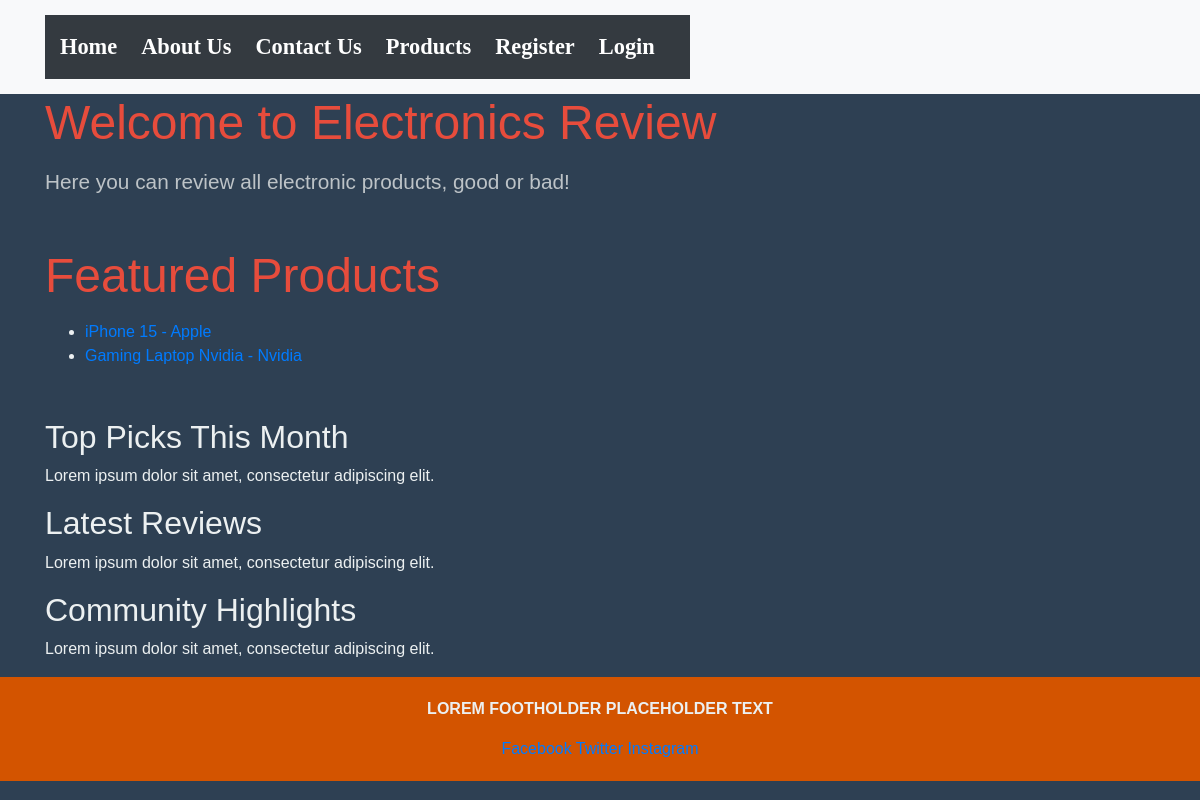
The app's page /, older data.
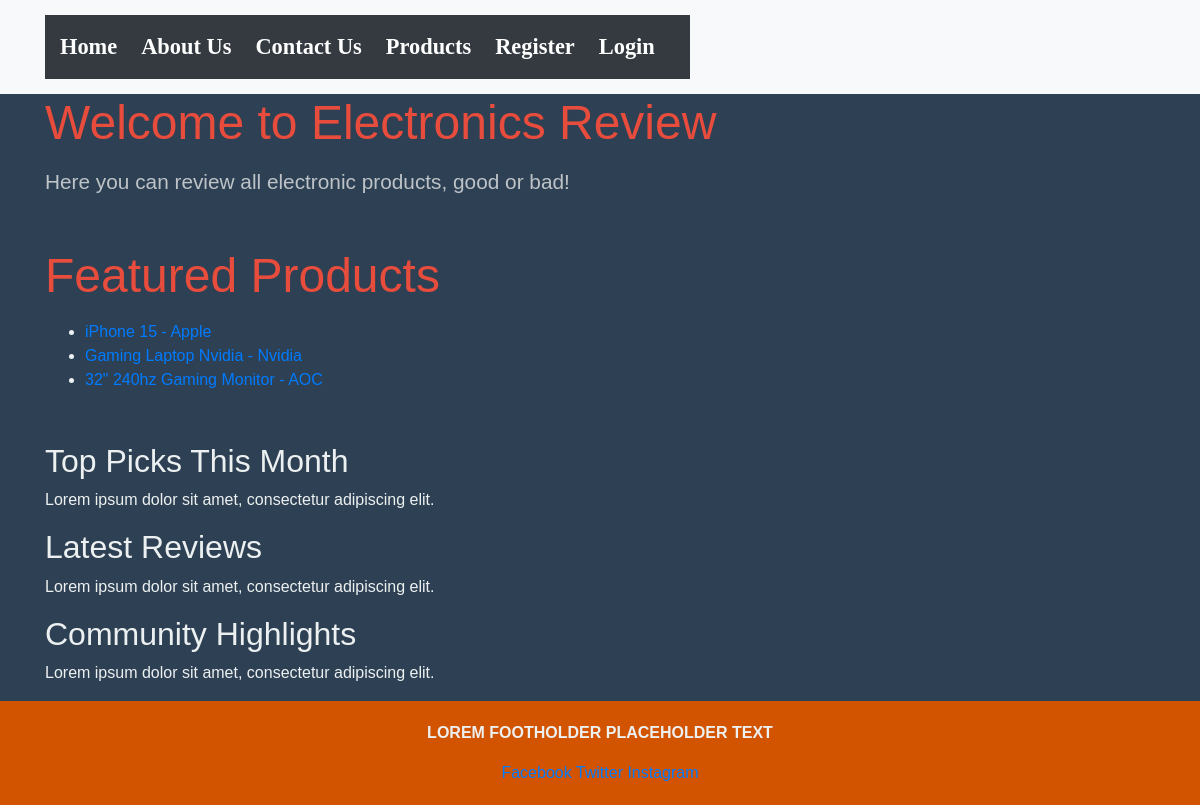
The same page, newer data.
### ElectronicsReviewApp/models.py (models this page shows, shortened)
class Product(models.Model):
    price = models.DecimalField(max_digits=8, decimal_places=2)
    name = models.CharField(max_length=50)
    manufacturer = models.CharField(max_length=50)
    description = models.TextField(max_length=512)
    photo = models.ImageField(upload_to='img/', blank=True, null=True)
    category = models.CharField(max_length=50)  # new field to match brief
    release_date = models.DateField()  # new field to match brief

### ElectronicsReviewApp/views.py (the view)
# urls.py: 2. Add a URL to urlpatterns:  path('', views.home, name='home')
def home(request):
    featured_products = Product.objects.all()[:3]
    return render(request, 'ElectronicsReviewApp/home.html', {'featured_products': featured_products})

### ElectronicsReviewApp/templates/ElectronicsReviewApp/home.html (shortened to what this page needs)
{% extends 'base.html' %}
{% block content %}
    <section class="content-section">
        <h2>Welcome to Electronics Review</h2>
        <p>Here you can review all electronic products, good or bad!</p>
    </section>
    <section class="content-section">
        <h2>Featured Products</h2>
        {% if featured_products %}
            <ul>
                {% for product in featured_products %}
                    <li>
                        <a href="{% url 'product_detail' product_id=product.id %}">
                            {{ product.name }} - {{ product.manufacturer }}
                        </a>
                    </li>
                {% endfor %}
            </ul>
        {% else %}
            <p>No featured products available.</p>
        {% endif %}
    </section>
{% endblock %}

### ElectronicsReviewApp/templates/base.html (shortened to what this page needs)
{% load static %}
<!DOCTYPE html>
<html lang="en">
<head>
    <link rel="stylesheet" href="https://cdn.jsdelivr.net/npm/bootstrap@4.6.2/dist/css/bootstrap.min.css">
    <link rel="stylesheet" href="{% static 'css/custom-styles.css' %}">
</head>
<body class="theme-dark">
    <header>
        <nav class="navbar navbar-expand-lg navbar-light bg-light">
            <div class="container">
                <div class="collapse navbar-collapse" id="navbarNav">
                    {% include 'navbarheader.html' %}
                </div>
            </div>
        </nav>
    </header>
    <div class="main-content">
        <div class="container">
            <section class="hero-section">
                {% block content %}{% endblock %}
            </section>
            <section class="featured-products">
                <h2>Top Picks This Month</h2>
                <p>Lorem ipsum dolor sit amet, consectetur adipiscing elit.</p>
            </section>
            <section class="latest-reviews">
                <h2>Latest Reviews</h2>
                <p>Lorem ipsum dolor sit amet, consectetur adipiscing elit.</p>
            </section>
            <section class="community-highlights">
                <h2>Community Highlights</h2>
                <p>Lorem ipsum dolor sit amet, consectetur adipiscing elit.</p>
            </section>
        </div>
    </div>
    <footer class="footer-container">
        <div class="container">
            <p><b>LOREM FOOTHOLDER PLACEHOLDER TEXT</b></p>
            <div class="social-links">
                <a href="#" class="social-icon">Facebook</a>
                <a href="#" class="social-icon">Twitter</a>
                <a href="#" class="social-icon">Instagram</a>
            </div>
        </div>
    </footer>
</body>
</html>

### ElectronicsReviewApp/templates/navbarheader.html (shortened to what this page needs)
<nav class="navbar navbar-expand-lg navbar-dark bg-dark">
    <div class="container">
        <div class="collapse navbar-collapse" id="navbarNav">
            <div class="nav-links">
                <ul>
                    <li><a href="{% url 'home' %}">Home</a></li>
                    <li><a href="{% url 'about' %}">About Us</a></li>
                    <li><a href="{% url 'contact' %}">Contact Us</a></li>
                    <li><a href="{% url 'products' %}">Products</a></li>
                    {% if user.is_authenticated %}
                        <li><a href="{% url 'profile' %}">My Profile</a></li>
                        <li><a href="{% url 'logout' %}">Logout</a></li>
                    {% else %}
                        <li><a href="{% url 'register' %}">Register</a></li>
                        <li><a href="{% url 'login' %}">Login</a></li>
                    {% endif %}
                </ul>
            </div>
        </div>
    </div>
</nav>

### ElectronicsReviewApp/static/css/custom-styles.css (style rules this page uses)
body { font-family: 'Raleway', sans-serif; background-color: #2e4053; color: #ecf0f1; }
header { background-color: #d35400; }
.navbar { font-family: 'Cinzel Decorative', cursive; color: #fff; padding: 15px 0; }
.nav-links ul { list-style: none; margin: 0; padding: 0; text-align: center; }
.nav-links ul li { display: inline-block; margin-right: 20px; }
.nav-links a { text-decoration: none; color: #fff; font-weight: bold; font-size: 1.4em; transition: color 0.3s ease-in-out; }
.content-section { margin-bottom: 50px; }
.content-section h2 { font-size: 3em; margin-bottom: 15px; color: #e74c3c; }
.content-section p { font-size: 1.3em; color: #bdc3c7; }
footer { font-family: 'Josefin Sans', sans-serif; background-color: #d35400; color: #ecf0f1; text-align: center; padding: 20px 0; }

Row changes from the older to the newer data that the page shows:
added Product: name "32\" 240hz Gaming Monitor", manufacturer "AOC"
